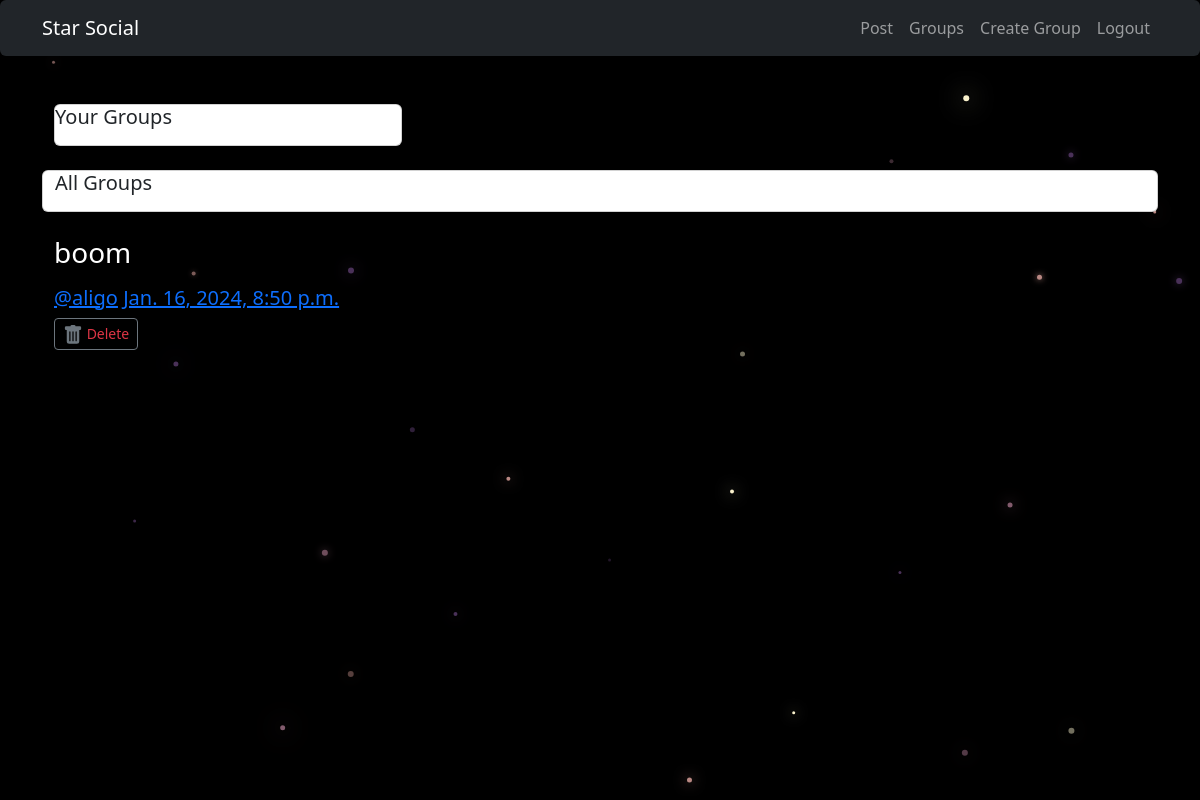
The page /posts/ (signed in) on the database its author committed.
### posts/models.py (models this page shows, shortened)
class Post(models.Model):
    user = models.ForeignKey(User, related_name='posts', on_delete=models.CASCADE)
    created_at = models.DateTimeField(auto_now=True)
    message = models.TextField()
    message_html = models.TextField(editable=False)
    group = models.ForeignKey(Group, related_name='posts', on_delete=models.CASCADE, null=True, blank=True)
    class Meta:
        ordering = ['-created_at']
        unique_together = ['user', 'message']

### posts/views.py (the view)
# urls.py: path("", views.PostList.as_view(), name="all"),
class PostList(SelectRelatedMixin, ListView):
    model = models.Post
    select_related = ("user", "group")

### posts/templates/posts/post_list.html (shortened to what this page needs)
<!DOCTYPE html>
{% extends 'posts/post_base.html' %}
{% block prepost %}
    <div class="col-md-4">
        {% if request.user.is_authenticated %}
            <div class="card card-with-shadow mb-4">
                <div class="content">
                    <h5 class="title">Your Groups</h5>
                </div>
            </div>
        {% endif %}
    </div>
    <div class="card card-with-shadow mb-4">
        <div class="content">
            <h5 class="title">All Groups</h5>
        </div>
    </div>
{% endblock %}
{% block post_content %}
    <div class="col-md-8">
    {% for post in post_list %}
        {% include 'posts/_post.html' %}
    {% endfor %}
{% endblock %}

### posts/templates/posts/_post.html (shortened to what this page needs)
<div class="post media">
    <h3>{{ post.message_html|safe }}</h3>
    <div class="media-body">
        <h5 class="media-heading">
        <span class="username">
            <a href="{% url 'posts:for_user' username=post.user.username %}">@{{ post.user.username }}</a>
        </span>
            <time class="time">
                <a href="{% url 'posts:single' username=post.user.username pk=post.pk %}">{{ post.created_at }}</a>
            </time>
        </h5>
        <div class="media-footer">
            {% if user.is_authenticated and post.user == user %}
                <a class="btn btn-sm btn-outline-secondary" title="delete" href="{% url 'posts:delete' pk=post.pk %}">
                    <span class="text-danger icon-label">Delete</span>
                </a>
            {% endif %}
        </div>
    </div>
</div>

### static/simplesocial/css/master.css (style rules this page uses)
body { margin: 0; overflow: hidden; background-color: black; color: white; }

### rows shown on the page
Post: message_html "boom", user.username "aligo", created_at "Jan. 16, 2024, 8:50 p.m.", shows "Delete"
